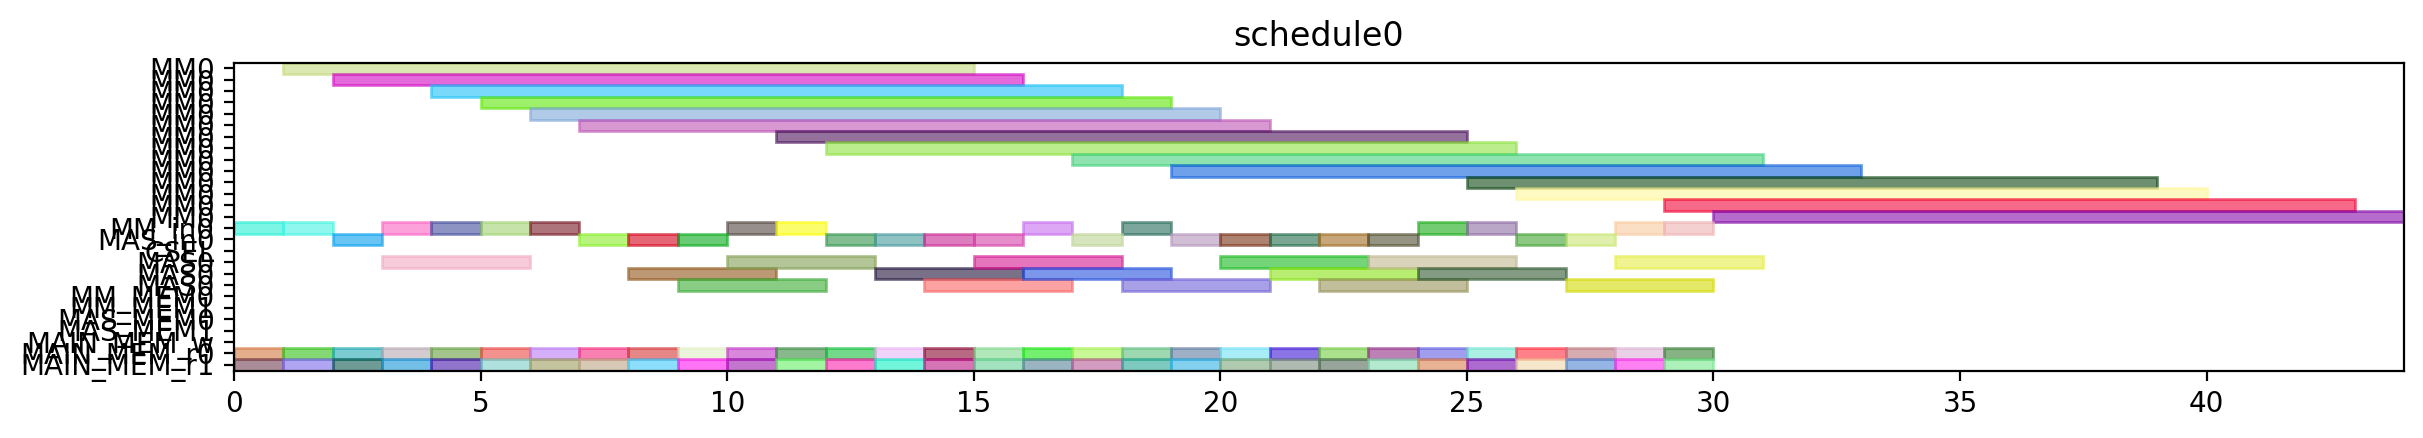

Write Python code to recreate this figure.
from pyschedule import Scenario, solvers, plotters, alt


def solve():
	horizon = 120
	S = Scenario("schedule0", horizon=horizon)

	# resource
	MM = S.Resources('MM', num=1, size=14)
	MM_in = S.Resources('MM_in', num=1)
	MAS_in = S.Resources('MAS_in', num=1)
	CSEL = S.Resource('CSEL')
	MAS = S.Resources('MAS', num=1, size=3, periods=range(1, horizon))
	MM_MEM = S.Resources('MM_MEM', num=2)
	MAS_MEM = S.Resources('MAS_MEM', num=2)
	MAIN_MEM_w = S.Resource('MAIN_MEM_w', size=1)
	MAIN_MEM_r = S.Resources('MAIN_MEM_r', num=2)

	# result of previous scheduling

	# new tasks
	r1_t0 = S.Task('r1_t0', length=14, delay_cost=1)
	r1_t0 += alt(MM)
	r1_t0_in = S.Task('r1_t0_in', length=1, delay_cost=1)
	r1_t0_in += alt(MM_in)
	S += r1_t0_in*MM_in[0]<=r1_t0*MM[0]
	r1_t0_mem0 = S.Task('r1_t0_mem0', length=1, delay_cost=1)
	r1_t0_mem0 += MAIN_MEM_r[0]
	S += r1_t0_mem0 <= r1_t0

	r1_t0_mem1 = S.Task('r1_t0_mem1', length=1, delay_cost=1)
	r1_t0_mem1 += MAIN_MEM_r[1]
	S += r1_t0_mem1 <= r1_t0

	r1_t1 = S.Task('r1_t1', length=14, delay_cost=1)
	r1_t1 += alt(MM)
	r1_t1_in = S.Task('r1_t1_in', length=1, delay_cost=1)
	r1_t1_in += alt(MM_in)
	S += r1_t1_in*MM_in[0]<=r1_t1*MM[0]
	r1_t1_mem0 = S.Task('r1_t1_mem0', length=1, delay_cost=1)
	r1_t1_mem0 += MAIN_MEM_r[0]
	S += r1_t1_mem0 <= r1_t1

	r1_t1_mem1 = S.Task('r1_t1_mem1', length=1, delay_cost=1)
	r1_t1_mem1 += MAIN_MEM_r[1]
	S += r1_t1_mem1 <= r1_t1

	r1_t2 = S.Task('r1_t2', length=3, delay_cost=1)
	r1_t2 += alt(MAS)
	r1_t2_in = S.Task('r1_t2_in', length=1, delay_cost=1)
	r1_t2_in += alt(MAS_in)
	S += r1_t2_in*MAS_in[0]<=r1_t2*MAS[0]

	r1_t2_mem0 = S.Task('r1_t2_mem0', length=1, delay_cost=1)
	r1_t2_mem0 += MAIN_MEM_r[0]
	S += r1_t2_mem0 <= r1_t2

	r1_t2_mem1 = S.Task('r1_t2_mem1', length=1, delay_cost=1)
	r1_t2_mem1 += MAIN_MEM_r[1]
	S += r1_t2_mem1 <= r1_t2

	r1_t3 = S.Task('r1_t3', length=3, delay_cost=1)
	r1_t3 += alt(MAS)
	r1_t3_in = S.Task('r1_t3_in', length=1, delay_cost=1)
	r1_t3_in += alt(MAS_in)
	S += r1_t3_in*MAS_in[0]<=r1_t3*MAS[0]

	r1_t3_mem0 = S.Task('r1_t3_mem0', length=1, delay_cost=1)
	r1_t3_mem0 += MAIN_MEM_r[0]
	S += r1_t3_mem0 <= r1_t3

	r1_t3_mem1 = S.Task('r1_t3_mem1', length=1, delay_cost=1)
	r1_t3_mem1 += MAIN_MEM_r[1]
	S += r1_t3_mem1 <= r1_t3

	r3_t0 = S.Task('r3_t0', length=14, delay_cost=1)
	r3_t0 += alt(MM)
	r3_t0_in = S.Task('r3_t0_in', length=1, delay_cost=1)
	r3_t0_in += alt(MM_in)
	S += r3_t0_in*MM_in[0]<=r3_t0*MM[0]
	r3_t0_mem0 = S.Task('r3_t0_mem0', length=1, delay_cost=1)
	r3_t0_mem0 += MAIN_MEM_r[0]
	S += r3_t0_mem0 <= r3_t0

	r3_t0_mem1 = S.Task('r3_t0_mem1', length=1, delay_cost=1)
	r3_t0_mem1 += MAIN_MEM_r[1]
	S += r3_t0_mem1 <= r3_t0

	r3_t1 = S.Task('r3_t1', length=14, delay_cost=1)
	r3_t1 += alt(MM)
	r3_t1_in = S.Task('r3_t1_in', length=1, delay_cost=1)
	r3_t1_in += alt(MM_in)
	S += r3_t1_in*MM_in[0]<=r3_t1*MM[0]
	r3_t1_mem0 = S.Task('r3_t1_mem0', length=1, delay_cost=1)
	r3_t1_mem0 += MAIN_MEM_r[0]
	S += r3_t1_mem0 <= r3_t1

	r3_t1_mem1 = S.Task('r3_t1_mem1', length=1, delay_cost=1)
	r3_t1_mem1 += MAIN_MEM_r[1]
	S += r3_t1_mem1 <= r3_t1

	r3_t2 = S.Task('r3_t2', length=3, delay_cost=1)
	r3_t2 += alt(MAS)
	r3_t2_in = S.Task('r3_t2_in', length=1, delay_cost=1)
	r3_t2_in += alt(MAS_in)
	S += r3_t2_in*MAS_in[0]<=r3_t2*MAS[0]

	r3_t2_mem0 = S.Task('r3_t2_mem0', length=1, delay_cost=1)
	r3_t2_mem0 += MAIN_MEM_r[0]
	S += r3_t2_mem0 <= r3_t2

	r3_t2_mem1 = S.Task('r3_t2_mem1', length=1, delay_cost=1)
	r3_t2_mem1 += MAIN_MEM_r[1]
	S += r3_t2_mem1 <= r3_t2

	r3_t3 = S.Task('r3_t3', length=3, delay_cost=1)
	r3_t3 += alt(MAS)
	r3_t3_in = S.Task('r3_t3_in', length=1, delay_cost=1)
	r3_t3_in += alt(MAS_in)
	S += r3_t3_in*MAS_in[0]<=r3_t3*MAS[0]

	r3_t3_mem0 = S.Task('r3_t3_mem0', length=1, delay_cost=1)
	r3_t3_mem0 += MAIN_MEM_r[0]
	S += r3_t3_mem0 <= r3_t3

	r3_t3_mem1 = S.Task('r3_t3_mem1', length=1, delay_cost=1)
	r3_t3_mem1 += MAIN_MEM_r[1]
	S += r3_t3_mem1 <= r3_t3

	r4_t0 = S.Task('r4_t0', length=14, delay_cost=1)
	r4_t0 += alt(MM)
	r4_t0_in = S.Task('r4_t0_in', length=1, delay_cost=1)
	r4_t0_in += alt(MM_in)
	S += r4_t0_in*MM_in[0]<=r4_t0*MM[0]
	r4_t0_mem0 = S.Task('r4_t0_mem0', length=1, delay_cost=1)
	r4_t0_mem0 += MAIN_MEM_r[0]
	S += r4_t0_mem0 <= r4_t0

	r4_t0_mem1 = S.Task('r4_t0_mem1', length=1, delay_cost=1)
	r4_t0_mem1 += MAIN_MEM_r[1]
	S += r4_t0_mem1 <= r4_t0

	r4_t1 = S.Task('r4_t1', length=14, delay_cost=1)
	r4_t1 += alt(MM)
	r4_t1_in = S.Task('r4_t1_in', length=1, delay_cost=1)
	r4_t1_in += alt(MM_in)
	S += r4_t1_in*MM_in[0]<=r4_t1*MM[0]
	r4_t1_mem0 = S.Task('r4_t1_mem0', length=1, delay_cost=1)
	r4_t1_mem0 += MAIN_MEM_r[0]
	S += r4_t1_mem0 <= r4_t1

	r4_t1_mem1 = S.Task('r4_t1_mem1', length=1, delay_cost=1)
	r4_t1_mem1 += MAIN_MEM_r[1]
	S += r4_t1_mem1 <= r4_t1

	r4_t2 = S.Task('r4_t2', length=3, delay_cost=1)
	r4_t2 += alt(MAS)
	r4_t2_in = S.Task('r4_t2_in', length=1, delay_cost=1)
	r4_t2_in += alt(MAS_in)
	S += r4_t2_in*MAS_in[0]<=r4_t2*MAS[0]

	r4_t2_mem0 = S.Task('r4_t2_mem0', length=1, delay_cost=1)
	r4_t2_mem0 += MAIN_MEM_r[0]
	S += r4_t2_mem0 <= r4_t2

	r4_t2_mem1 = S.Task('r4_t2_mem1', length=1, delay_cost=1)
	r4_t2_mem1 += MAIN_MEM_r[1]
	S += r4_t2_mem1 <= r4_t2

	r4_t3 = S.Task('r4_t3', length=3, delay_cost=1)
	r4_t3 += alt(MAS)
	r4_t3_in = S.Task('r4_t3_in', length=1, delay_cost=1)
	r4_t3_in += alt(MAS_in)
	S += r4_t3_in*MAS_in[0]<=r4_t3*MAS[0]

	r4_t3_mem0 = S.Task('r4_t3_mem0', length=1, delay_cost=1)
	r4_t3_mem0 += MAIN_MEM_r[0]
	S += r4_t3_mem0 <= r4_t3

	r4_t3_mem1 = S.Task('r4_t3_mem1', length=1, delay_cost=1)
	r4_t3_mem1 += MAIN_MEM_r[1]
	S += r4_t3_mem1 <= r4_t3

	r5_t0 = S.Task('r5_t0', length=14, delay_cost=1)
	r5_t0 += alt(MM)
	r5_t0_in = S.Task('r5_t0_in', length=1, delay_cost=1)
	r5_t0_in += alt(MM_in)
	S += r5_t0_in*MM_in[0]<=r5_t0*MM[0]
	r5_t0_mem0 = S.Task('r5_t0_mem0', length=1, delay_cost=1)
	r5_t0_mem0 += MAIN_MEM_r[0]
	S += r5_t0_mem0 <= r5_t0

	r5_t0_mem1 = S.Task('r5_t0_mem1', length=1, delay_cost=1)
	r5_t0_mem1 += MAIN_MEM_r[1]
	S += r5_t0_mem1 <= r5_t0

	r5_t1 = S.Task('r5_t1', length=14, delay_cost=1)
	r5_t1 += alt(MM)
	r5_t1_in = S.Task('r5_t1_in', length=1, delay_cost=1)
	r5_t1_in += alt(MM_in)
	S += r5_t1_in*MM_in[0]<=r5_t1*MM[0]
	r5_t1_mem0 = S.Task('r5_t1_mem0', length=1, delay_cost=1)
	r5_t1_mem0 += MAIN_MEM_r[0]
	S += r5_t1_mem0 <= r5_t1

	r5_t1_mem1 = S.Task('r5_t1_mem1', length=1, delay_cost=1)
	r5_t1_mem1 += MAIN_MEM_r[1]
	S += r5_t1_mem1 <= r5_t1

	r5_t2 = S.Task('r5_t2', length=3, delay_cost=1)
	r5_t2 += alt(MAS)
	r5_t2_in = S.Task('r5_t2_in', length=1, delay_cost=1)
	r5_t2_in += alt(MAS_in)
	S += r5_t2_in*MAS_in[0]<=r5_t2*MAS[0]

	r5_t2_mem0 = S.Task('r5_t2_mem0', length=1, delay_cost=1)
	r5_t2_mem0 += MAIN_MEM_r[0]
	S += r5_t2_mem0 <= r5_t2

	r5_t2_mem1 = S.Task('r5_t2_mem1', length=1, delay_cost=1)
	r5_t2_mem1 += MAIN_MEM_r[1]
	S += r5_t2_mem1 <= r5_t2

	r5_t3 = S.Task('r5_t3', length=3, delay_cost=1)
	r5_t3 += alt(MAS)
	r5_t3_in = S.Task('r5_t3_in', length=1, delay_cost=1)
	r5_t3_in += alt(MAS_in)
	S += r5_t3_in*MAS_in[0]<=r5_t3*MAS[0]

	r5_t3_mem0 = S.Task('r5_t3_mem0', length=1, delay_cost=1)
	r5_t3_mem0 += MAIN_MEM_r[0]
	S += r5_t3_mem0 <= r5_t3

	r5_t3_mem1 = S.Task('r5_t3_mem1', length=1, delay_cost=1)
	r5_t3_mem1 += MAIN_MEM_r[1]
	S += r5_t3_mem1 <= r5_t3

	r6_t0 = S.Task('r6_t0', length=14, delay_cost=1)
	r6_t0 += alt(MM)
	r6_t0_in = S.Task('r6_t0_in', length=1, delay_cost=1)
	r6_t0_in += alt(MM_in)
	S += r6_t0_in*MM_in[0]<=r6_t0*MM[0]
	r6_t0_mem0 = S.Task('r6_t0_mem0', length=1, delay_cost=1)
	r6_t0_mem0 += MAIN_MEM_r[0]
	S += r6_t0_mem0 <= r6_t0

	r6_t0_mem1 = S.Task('r6_t0_mem1', length=1, delay_cost=1)
	r6_t0_mem1 += MAIN_MEM_r[1]
	S += r6_t0_mem1 <= r6_t0

	r6_t1 = S.Task('r6_t1', length=14, delay_cost=1)
	r6_t1 += alt(MM)
	r6_t1_in = S.Task('r6_t1_in', length=1, delay_cost=1)
	r6_t1_in += alt(MM_in)
	S += r6_t1_in*MM_in[0]<=r6_t1*MM[0]
	r6_t1_mem0 = S.Task('r6_t1_mem0', length=1, delay_cost=1)
	r6_t1_mem0 += MAIN_MEM_r[0]
	S += r6_t1_mem0 <= r6_t1

	r6_t1_mem1 = S.Task('r6_t1_mem1', length=1, delay_cost=1)
	r6_t1_mem1 += MAIN_MEM_r[1]
	S += r6_t1_mem1 <= r6_t1

	r6_t2 = S.Task('r6_t2', length=3, delay_cost=1)
	r6_t2 += alt(MAS)
	r6_t2_in = S.Task('r6_t2_in', length=1, delay_cost=1)
	r6_t2_in += alt(MAS_in)
	S += r6_t2_in*MAS_in[0]<=r6_t2*MAS[0]

	r6_t2_mem0 = S.Task('r6_t2_mem0', length=1, delay_cost=1)
	r6_t2_mem0 += MAIN_MEM_r[0]
	S += r6_t2_mem0 <= r6_t2

	r6_t2_mem1 = S.Task('r6_t2_mem1', length=1, delay_cost=1)
	r6_t2_mem1 += MAIN_MEM_r[1]
	S += r6_t2_mem1 <= r6_t2

	r6_t3 = S.Task('r6_t3', length=3, delay_cost=1)
	r6_t3 += alt(MAS)
	r6_t3_in = S.Task('r6_t3_in', length=1, delay_cost=1)
	r6_t3_in += alt(MAS_in)
	S += r6_t3_in*MAS_in[0]<=r6_t3*MAS[0]

	r6_t3_mem0 = S.Task('r6_t3_mem0', length=1, delay_cost=1)
	r6_t3_mem0 += MAIN_MEM_r[0]
	S += r6_t3_mem0 <= r6_t3

	r6_t3_mem1 = S.Task('r6_t3_mem1', length=1, delay_cost=1)
	r6_t3_mem1 += MAIN_MEM_r[1]
	S += r6_t3_mem1 <= r6_t3

	r9_t2 = S.Task('r9_t2', length=3, delay_cost=1)
	r9_t2 += alt(MAS)
	r9_t2_in = S.Task('r9_t2_in', length=1, delay_cost=1)
	r9_t2_in += alt(MAS_in)
	S += r9_t2_in*MAS_in[0]<=r9_t2*MAS[0]

	r9_t2_mem0 = S.Task('r9_t2_mem0', length=1, delay_cost=1)
	r9_t2_mem0 += MAIN_MEM_r[0]
	S += r9_t2_mem0 <= r9_t2

	r9_t2_mem1 = S.Task('r9_t2_mem1', length=1, delay_cost=1)
	r9_t2_mem1 += MAIN_MEM_r[1]
	S += r9_t2_mem1 <= r9_t2

	r12_t0 = S.Task('r12_t0', length=14, delay_cost=1)
	r12_t0 += alt(MM)
	r12_t0_in = S.Task('r12_t0_in', length=1, delay_cost=1)
	r12_t0_in += alt(MM_in)
	S += r12_t0_in*MM_in[0]<=r12_t0*MM[0]
	r12_t0_mem0 = S.Task('r12_t0_mem0', length=1, delay_cost=1)
	r12_t0_mem0 += MAIN_MEM_r[0]
	S += r12_t0_mem0 <= r12_t0

	r12_t0_mem1 = S.Task('r12_t0_mem1', length=1, delay_cost=1)
	r12_t0_mem1 += MAIN_MEM_r[1]
	S += r12_t0_mem1 <= r12_t0

	r12_t1 = S.Task('r12_t1', length=14, delay_cost=1)
	r12_t1 += alt(MM)
	r12_t1_in = S.Task('r12_t1_in', length=1, delay_cost=1)
	r12_t1_in += alt(MM_in)
	S += r12_t1_in*MM_in[0]<=r12_t1*MM[0]
	r12_t1_mem0 = S.Task('r12_t1_mem0', length=1, delay_cost=1)
	r12_t1_mem0 += MAIN_MEM_r[0]
	S += r12_t1_mem0 <= r12_t1

	r12_t1_mem1 = S.Task('r12_t1_mem1', length=1, delay_cost=1)
	r12_t1_mem1 += MAIN_MEM_r[1]
	S += r12_t1_mem1 <= r12_t1

	r12_t2 = S.Task('r12_t2', length=3, delay_cost=1)
	r12_t2 += alt(MAS)
	r12_t2_in = S.Task('r12_t2_in', length=1, delay_cost=1)
	r12_t2_in += alt(MAS_in)
	S += r12_t2_in*MAS_in[0]<=r12_t2*MAS[0]

	r12_t2_mem0 = S.Task('r12_t2_mem0', length=1, delay_cost=1)
	r12_t2_mem0 += MAIN_MEM_r[0]
	S += r12_t2_mem0 <= r12_t2

	r12_t2_mem1 = S.Task('r12_t2_mem1', length=1, delay_cost=1)
	r12_t2_mem1 += MAIN_MEM_r[1]
	S += r12_t2_mem1 <= r12_t2

	r12_t3 = S.Task('r12_t3', length=3, delay_cost=1)
	r12_t3 += alt(MAS)
	r12_t3_in = S.Task('r12_t3_in', length=1, delay_cost=1)
	r12_t3_in += alt(MAS_in)
	S += r12_t3_in*MAS_in[0]<=r12_t3*MAS[0]

	r12_t3_mem0 = S.Task('r12_t3_mem0', length=1, delay_cost=1)
	r12_t3_mem0 += MAIN_MEM_r[0]
	S += r12_t3_mem0 <= r12_t3

	r12_t3_mem1 = S.Task('r12_t3_mem1', length=1, delay_cost=1)
	r12_t3_mem1 += MAIN_MEM_r[1]
	S += r12_t3_mem1 <= r12_t3

	r13_t0 = S.Task('r13_t0', length=14, delay_cost=1)
	r13_t0 += alt(MM)
	r13_t0_in = S.Task('r13_t0_in', length=1, delay_cost=1)
	r13_t0_in += alt(MM_in)
	S += r13_t0_in*MM_in[0]<=r13_t0*MM[0]
	r13_t0_mem0 = S.Task('r13_t0_mem0', length=1, delay_cost=1)
	r13_t0_mem0 += MAIN_MEM_r[0]
	S += r13_t0_mem0 <= r13_t0

	r13_t0_mem1 = S.Task('r13_t0_mem1', length=1, delay_cost=1)
	r13_t0_mem1 += MAIN_MEM_r[1]
	S += r13_t0_mem1 <= r13_t0

	r13_t1 = S.Task('r13_t1', length=14, delay_cost=1)
	r13_t1 += alt(MM)
	r13_t1_in = S.Task('r13_t1_in', length=1, delay_cost=1)
	r13_t1_in += alt(MM_in)
	S += r13_t1_in*MM_in[0]<=r13_t1*MM[0]
	r13_t1_mem0 = S.Task('r13_t1_mem0', length=1, delay_cost=1)
	r13_t1_mem0 += MAIN_MEM_r[0]
	S += r13_t1_mem0 <= r13_t1

	r13_t1_mem1 = S.Task('r13_t1_mem1', length=1, delay_cost=1)
	r13_t1_mem1 += MAIN_MEM_r[1]
	S += r13_t1_mem1 <= r13_t1

	r13_t2 = S.Task('r13_t2', length=3, delay_cost=1)
	r13_t2 += alt(MAS)
	r13_t2_in = S.Task('r13_t2_in', length=1, delay_cost=1)
	r13_t2_in += alt(MAS_in)
	S += r13_t2_in*MAS_in[0]<=r13_t2*MAS[0]

	r13_t2_mem0 = S.Task('r13_t2_mem0', length=1, delay_cost=1)
	r13_t2_mem0 += MAIN_MEM_r[0]
	S += r13_t2_mem0 <= r13_t2

	r13_t2_mem1 = S.Task('r13_t2_mem1', length=1, delay_cost=1)
	r13_t2_mem1 += MAIN_MEM_r[1]
	S += r13_t2_mem1 <= r13_t2

	r13_t3 = S.Task('r13_t3', length=3, delay_cost=1)
	r13_t3 += alt(MAS)
	r13_t3_in = S.Task('r13_t3_in', length=1, delay_cost=1)
	r13_t3_in += alt(MAS_in)
	S += r13_t3_in*MAS_in[0]<=r13_t3*MAS[0]

	r13_t3_mem0 = S.Task('r13_t3_mem0', length=1, delay_cost=1)
	r13_t3_mem0 += MAIN_MEM_r[0]
	S += r13_t3_mem0 <= r13_t3

	r13_t3_mem1 = S.Task('r13_t3_mem1', length=1, delay_cost=1)
	r13_t3_mem1 += MAIN_MEM_r[1]
	S += r13_t3_mem1 <= r13_t3

	r16_t3 = S.Task('r16_t3', length=3, delay_cost=1)
	r16_t3 += alt(MAS)
	r16_t3_in = S.Task('r16_t3_in', length=1, delay_cost=1)
	r16_t3_in += alt(MAS_in)
	S += r16_t3_in*MAS_in[0]<=r16_t3*MAS[0]

	r16_t3_mem0 = S.Task('r16_t3_mem0', length=1, delay_cost=1)
	r16_t3_mem0 += MAIN_MEM_r[0]
	S += r16_t3_mem0 <= r16_t3

	r16_t3_mem1 = S.Task('r16_t3_mem1', length=1, delay_cost=1)
	r16_t3_mem1 += MAIN_MEM_r[1]
	S += r16_t3_mem1 <= r16_t3

	solvers.mip.solve(S,msg=1,kind='CPLEX',ratio_gap=1.01)

	solution = [['hoge']*len(S.solution()[1]) for i in range(len(S.solution()))]
	for i in range(len(S.solution())):
		for j in range(len(S.solution()[i])):
			solution[i][j]=str(S.solution()[i][j])
	print(solution)

	cycles = int(solution[-1][3])

	pic_file_name = "/mnt/rose/usr1/fukuda/ABE/multiRAM_multiMAS_16mux/scheduling_result/stage14MM1_stage3MAS1/EP2_YRECOVER/schedule0.png"
	if(S.solution() != []):
		plotters.matplotlib.plot(S,img_filename=pic_file_name, show_task_labels=False, fig_size=(cycles*0.25+3, 2))

	return solution
